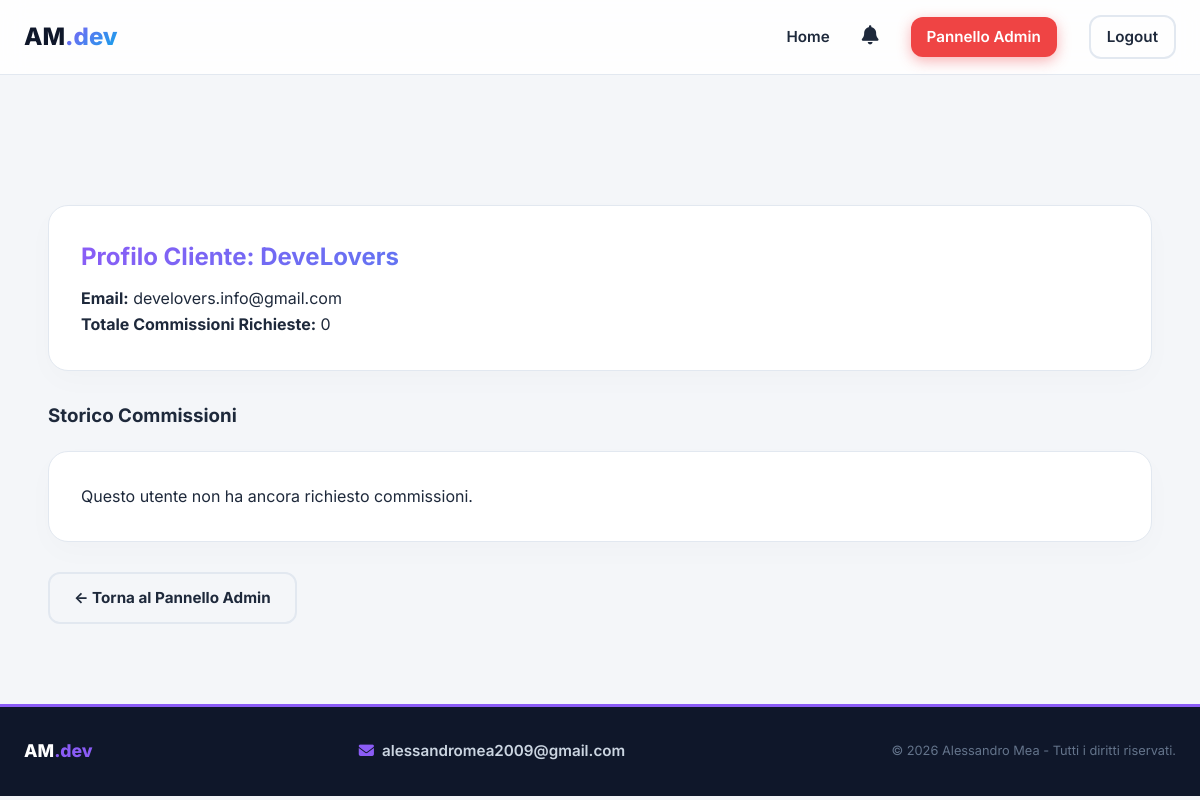
/admin/user_profile/3 (signed in), run on an earlier commit of the app's database.
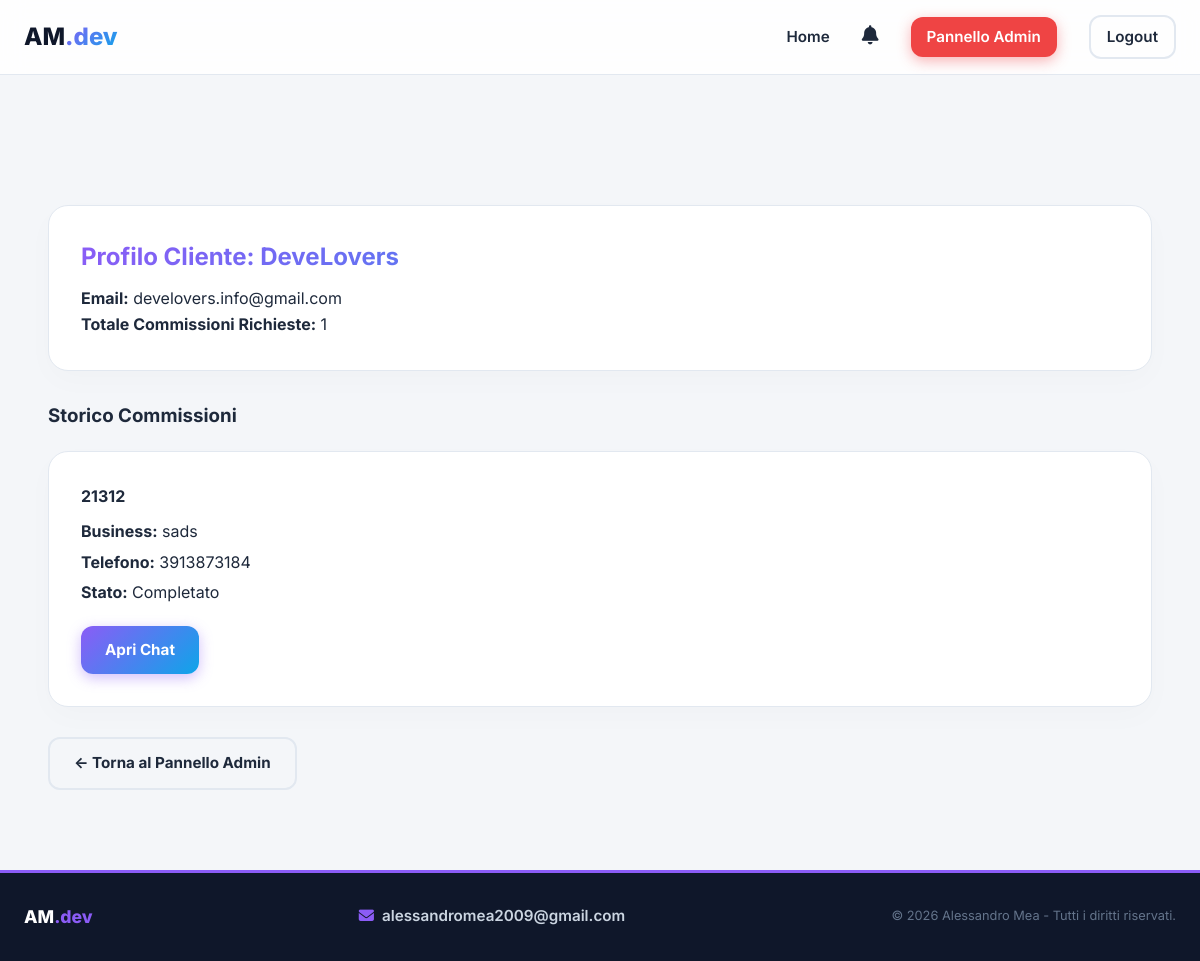
And on a later commit of the database.
### app.py (models this page shows)
class SiteRequest(db.Model):
    id = db.Column(db.Integer, primary_key=True)
    user_id = db.Column(db.Integer, db.ForeignKey('user.id'), nullable=False)
    site_name = db.Column(db.String(100), nullable=False)
    business_name = db.Column(db.String(100), nullable=False)
    description = db.Column(db.Text, nullable=False)
    phone = db.Column(db.String(20), nullable=False)
    status = db.Column(db.String(20), default='In Attesa')
    cost = db.Column(db.Float, default=0.0)
    quote_accepted = db.Column(db.Boolean, default=False)
    periodic_amount = db.Column(db.Float, default=0.0)
    periodic_desc = db.Column(db.String(200), default='')
    periodic_accepted = db.Column(db.Boolean, default=False)
    created_at = db.Column(db.DateTime, default=datetime.utcnow)
    messages = db.relationship('ChatMessage', backref='project', lazy=True, cascade="all, delete-orphan")

### app.py (the view)
@app.route('/admin/user_profile/<int:user_id>')
@login_required
def user_profile(user_id):
    if not current_user.is_admin:
        return redirect(url_for('dashboard'))
    user = User.query.get_or_404(user_id)
    user_requests = SiteRequest.query.filter_by(user_id=user.id).order_by(SiteRequest.created_at.desc()).all()
    return render_template('user_profile.html', user=user, requests=user_requests)

### app.py (called while the page is built)
@login_manager.user_loader
def load_user(user_id):
    return User.query.get(int(user_id))

@app.context_processor
def inject_notifications():
    if current_user.is_authenticated:
        unread = Notification.query.filter_by(user_id=current_user.id, is_read=False).count()
        return dict(unread_notifications=unread)
    return dict(unread_notifications=0)

### templates/user_profile.html
{% extends "base.html" %}
{% block content %}
<div class="container" style="padding-top: 100px;">
    <div class="neon-card" style="margin-bottom: 30px;">
        <h2 class="text-neon" style="margin-bottom: 10px;">Profilo Cliente: {{ user.name }}</h2>
        <p><strong>Email:</strong> {{ user.email }}</p>
        <p><strong>Totale Commissioni Richieste:</strong> {{ requests|length }}</p>
    </div>
    <h3 style="margin-bottom: 20px;">Storico Commissioni</h3>
    {% if requests %}
    <div style="display: flex; flex-direction: column; gap: 20px;">
        {% for req in requests %}
        <div class="neon-card">
            <h4 style="margin-bottom: 10px;">{{ req.site_name }}</h4>
            <p style="margin: 5px 0;"><strong>Business:</strong> {{ req.business_name }}</p>
            <p style="margin: 5px 0;"><strong>Telefono:</strong> {{ req.phone }}</p>
            <p style="margin: 5px 0;"><strong>Stato:</strong> {{ req.status }}</p>
            <div style="margin-top: 20px;">
                <a href="/chat/{{ req.id }}" class="btn btn-primary">Apri Chat</a>
            </div>
        </div>
        {% endfor %}
    </div>
    {% else %}
    <div class="neon-card">
        <p>Questo utente non ha ancora richiesto commissioni.</p>
    </div>
    {% endif %}
    <div style="margin-top: 30px;">
        <a href="/admin" class="btn btn-secondary">← Torna al Pannello Admin</a>
    </div>
</div>
{% endblock %}

What changed in the data, as far as the page shows it:
added SiteRequest: site_name "21312", business_name "sads", phone "3913873184", status "Completato"
Also different on the page:
{{ requests|length }}: "0" → "1"
text no longer shown: "Questo utente non ha ancora richiesto commissioni."
